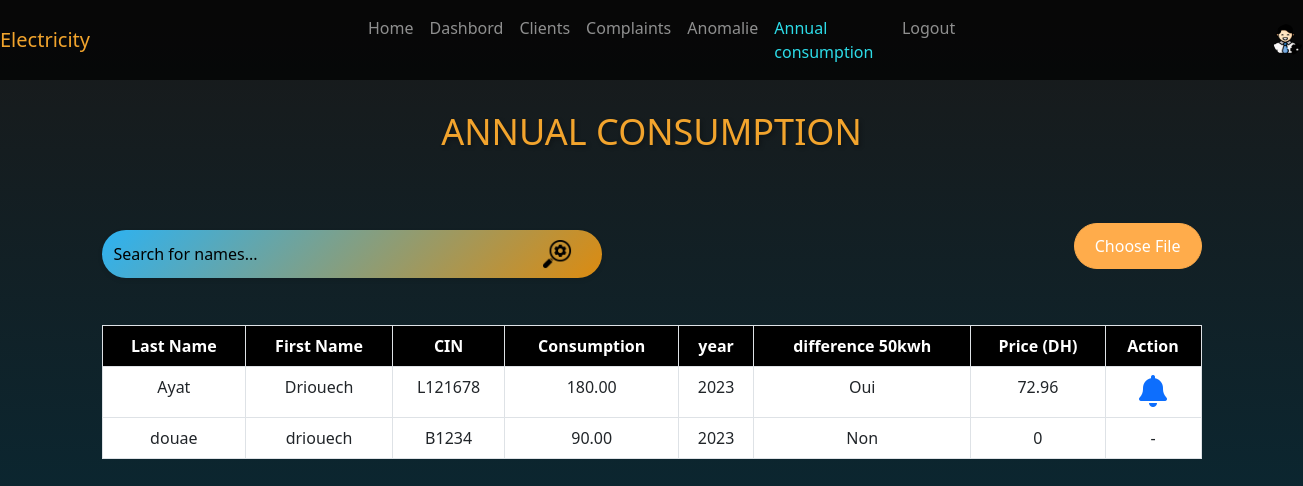
The app's page /ConsommationAnnuelle.php with its own data.
### tables this page shows
CREATE TABLE `consommationannuelle` (
  `id_consommation` int(11) NOT NULL,
  `id_client` int(11) DEFAULT NULL,
  `consommation` decimal(10,2) DEFAULT NULL,
  `annee` int(11) DEFAULT NULL,
  `date_saisie` date NOT NULL DEFAULT current_timestamp(),
  `difference` varchar(4) NOT NULL,
  `prix` float NOT NULL
);

CREATE TABLE `client` (
  `id` int(11) NOT NULL,
  `nom` varchar(50) NOT NULL,
  `prenom` varchar(50) NOT NULL,
  `email` varchar(50) NOT NULL,
  `password` varchar(255) NOT NULL,
  `Tel` varchar(15) DEFAULT NULL,
  `prefix` varchar(10) NOT NULL,
  `date` date DEFAULT NULL,
  `CIN` varchar(10) NOT NULL,
  `gender` varchar(10) NOT NULL,
  `adresse` varchar(50) NOT NULL
);

### ConsommationAnnuelle.php (the view, shortened to what this page needs)
<?php
require("ConnectionDB.php");
?>
<!DOCTYPE html>
<html lang="en">
<head>
  <link rel="stylesheet" href="https://cdn.jsdelivr.net/npm/bootstrap@5.2.3/dist/css/bootstrap.min.css">
    <link rel="stylesheet" href="https://cdnjs.cloudflare.com/ajax/libs/font-awesome/6.0.0-beta3/css/all.min.css">
        <link rel="stylesheet" href="style.css">
</head>
<body>
<nav class="navbar navbar-expand-lg navbar-dark bg-dark-transparent">
<a class="navbar-brand mr-custom" style="color: #F2A42D;">Electricity</a>
        <div class="collapse navbar-collapse" id="navbarNav">
            <ul class="navbar-nav ml-auto ">
                <li class="nav-item ">
                <a class="nav-link" href="Acceuil.php">Home</a>
                </li>
                <li class="nav-item ">
                    <a class="nav-link"  href="AccueilAdmin.php">Dashbord</a>
                </li>
                <li class="nav-item  ">
                    <a class="nav-link"   href="AllClients.php">Clients</a>
                </li>
                <li class="nav-item">
                    <a class="nav-link" href="ReclamationAdmin.php">Complaints</a>
                </li>
                <li class="nav-item">
                    <a class="nav-link"  href="anomalies.php">Anomalie</a>
                </li>
                <li class="nav-item ">
                    <a class="nav-link" style="color: #2DDCE8;" href="ConsommationAnnuelle.php">Annual consumption</a>
                </li>
                <li class="nav-item">
                    <a class="nav-link" href="login.html">Logout</a>
                </li>
            </ul>
            <img src="images/rectangle 11.png" class="rounded-circle" alt="User Avatar" style="width: 32px; height: 32px;">
        </div>
    </nav>
  <h1>annual consumption</h1>
  <div class="container">
   <div class="search-container">
   <div class="search-wrapper">
  <input type="text" id="searchInput" onkeyup="filterTable()" placeholder="Search for names...">
  <img src="images/recherche.png" class="search-image" alt="Search Image">
   </div>
   <a href="#" id="fileUploadBtn" class="btn btn-add mb-3">Choose File</a>
  </div>
    <table class="table  text-center table-bordered" id="myTable">
      <thead class="table-header" >
      <?php
        try {
            $stmt = $conn->prepare("SELECT c.nom, c.prenom, c.CIN, co.annee, co.consommation, co.difference , co.id_client , co.prix
            FROM client c
            JOIN consommationannuelle co ON c.id = co.id_client;
            ");
            $stmt->execute();
            $clients = $stmt->fetchAll();
          } catch (PDOException $e) {
            echo "Error: " . $e->getMessage();
          }
        ?>
        <tr>
        <th scope="col">Last Name</th>
          <th scope="col">First Name</th>
          <th scope="col">CIN</th>
          <th scope="col">Consumption</th>
          <th scope="col">year</th>
          <th scope="col">difference 50kwh</th>
          <th scope="col">Price (DH)</th>
          <th scope="col">Action</th>
        </tr>
      </thead>
      <tbody>
      <tbody>
        <?php foreach ($clients as $row): ?>
          <tr>
          <td><?= $row["nom"] ?></td>
            <td><?= $row["prenom"] ?></td>
            <td><?= $row["CIN"] ?></td>
            <td><?= $row["consommation"] ?></td>
            <td><?= $row["annee"] ?></td>
            <td><?= $row["difference"] ?></td>
            <td><?= $row["prix"] ?></td>
            <td>
            <?php if ($row["difference"] === 'Oui'): ?>
              <a href="NotifieAnnuelle.php?id_client=<?php echo $row["id_client"]; ?>&date=<?php echo $row["annee"]; ?>&prix_ttc=<?php echo $row["prix"]; ?>" class="link-modifier"> <i class="fas fa-bell fa-2x notification-icon"></i></a>
                    <?php elseif ($row["difference"] === 'Non'): ?>
                        <?= '-' ?>
                    <?php endif; ?>
            </td>
          </tr>
        <?php endforeach; ?>
      </tbody>
    </table>
  </div>
</body>
</html>

### style.css (style rules this page uses)
body { background: linear-gradient(rgba(0, 0, 0, 0.7), rgba(0, 0, 0, 0.5)) no-repeat fixed, url('images/bg-3.png') no-repeat fixed; background-size: cover; color: white; height: 100vh; margin: 0; padding: 0px; background-position: center ; }
.bg-dark-transparent { background-color: rgba(0, 0, 0, 0.7); }

### ConsommationAnnuelle.php (style rules this page uses)
body { background: linear-gradient(rgba(0, 0, 0, 0.9), #032E3E) fixed; color: white; }
.container { margin-top: 50px; padding: 20px; }
.btn-add { background-color: #ffac4b; border-color: #ffac4b; color: #fff; padding: 10px 20px; border-radius: 25px; }
.search-container { margin-top: 20px; margin-bottom: 20px; position: relative; text-align: center; justify-content: space-between; }
.search-wrapper { position: relative; }
.table-header { background-color: black; color: white; }
.search-image { position: absolute; right: 40px; top: 50%; transform: translateY(-50%); width: 30px; height: 30px; }
h1 { color: #F2A42D; margin-top:30px; margin-bottom: 20px; font-size: 36px; text-align: center; text-transform: uppercase; text-shadow: 2px 2px 4px rgba(0, 0, 0, 0.3); }
td { background-color: white !important; }
.search-container { display: flex; align-items: center; justify-content: space-between; margin-top: 0px; margin-bottom: 40px; }
#searchInput { width: 500px; padding: 12px; border: none; border-radius: 25px; font-size: 16px; background: linear-gradient(135deg, #2DB2F2, #DC8B10); box-shadow: 0 2px 5px rgba(0, 0, 0, 0.1); outline: none; margin-right: 10px; }
#searchInput::placeholder { color: black; }
.btn-add { background-color: #ffac4b; border-color: #ffac4b; color: #fff; padding: 10px 20px; border-radius: 25px; text-decoration: none; }
.table-bordered { border-radius: 20px; }
.mr-custom { margin-right: 270px; }

### records on screen
consommationannuelle: id_client.nom "Ayat", id_client.prenom "Driouech", id_client.CIN "L121678", consommation "180.00", annee "2023", difference "Oui", prix "72.96"
consommationannuelle: id_client.nom "douae", id_client.prenom "driouech", id_client.CIN "B1234", consommation "90.00", annee "2023", difference "Non", prix "0"
